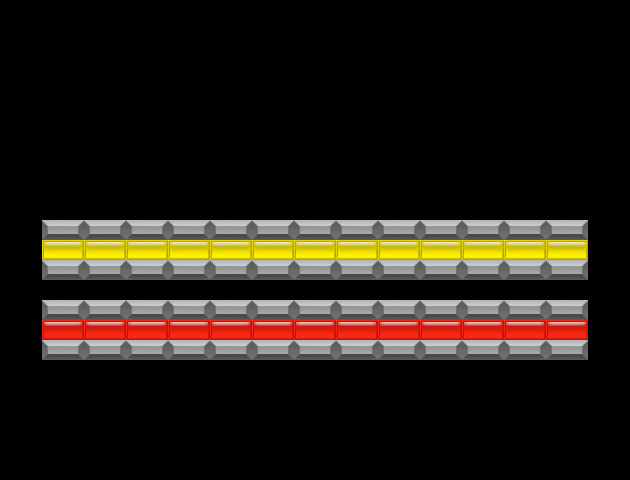

Rendered tile map (Tiled .tmx) drawn with the repository's tilesets; below, a short description and the map source with its tile grids summarised:
An orthogonal 15x24 tile map with 42x20 px tiles, 10 tile layers (red, yellow, blue, green, ...).

<map version="1.5" tiledversion="1.7.2" orientation="orthogonal" renderorder="left-down" width="15" height="24" tilewidth="42" tileheight="20" infinite="0" nextlayerid="12" nextobjectid="1">
 <tileset firstgid="1" name="sprites" tilewidth="42" tileheight="20" spacing="16" tilecount="420" columns="15">
  <image source="sprites/sprites.png" width="880" height="1024" />
 </tileset>
 <layer id="1" name="red" width="15" height="24">
  <data>[360 cells, 13 non-empty, 1 distinct tile ids]</data>
 </layer>
 <layer id="2" name="yellow" width="15" height="24">
  <data>[360 cells, 13 non-empty, 1 distinct tile ids]</data>
 </layer>
 <layer id="3" name="blue" width="15" height="24">
  <data>[360 cells, 0 non-empty, 0 distinct tile ids]</data>
 </layer>
 <layer id="5" name="green" width="15" height="24">
  <data>[360 cells, 0 non-empty, 0 distinct tile ids]</data>
 </layer>
 <layer id="9" name="white" width="15" height="24">
  <data>[360 cells, 0 non-empty, 0 distinct tile ids]</data>
 </layer>
 <layer id="10" name="orange" width="15" height="24">
  <data>[360 cells, 0 non-empty, 0 distinct tile ids]</data>
 </layer>
 <layer id="11" name="cyan" width="15" height="24">
  <data>[360 cells, 0 non-empty, 0 distinct tile ids]</data>
 </layer>
 <layer id="6" name="silver" width="15" height="24">
  <data>[360 cells, 52 non-empty, 1 distinct tile ids]</data>
 </layer>
 <layer id="7" name="gold" width="15" height="24">
  <data>[360 cells, 0 non-empty, 0 distinct tile ids]</data>
 </layer>
 <layer id="8" name="magenta" width="15" height="24">
  <data>[360 cells, 0 non-empty, 0 distinct tile ids]</data>
 </layer>
</map>